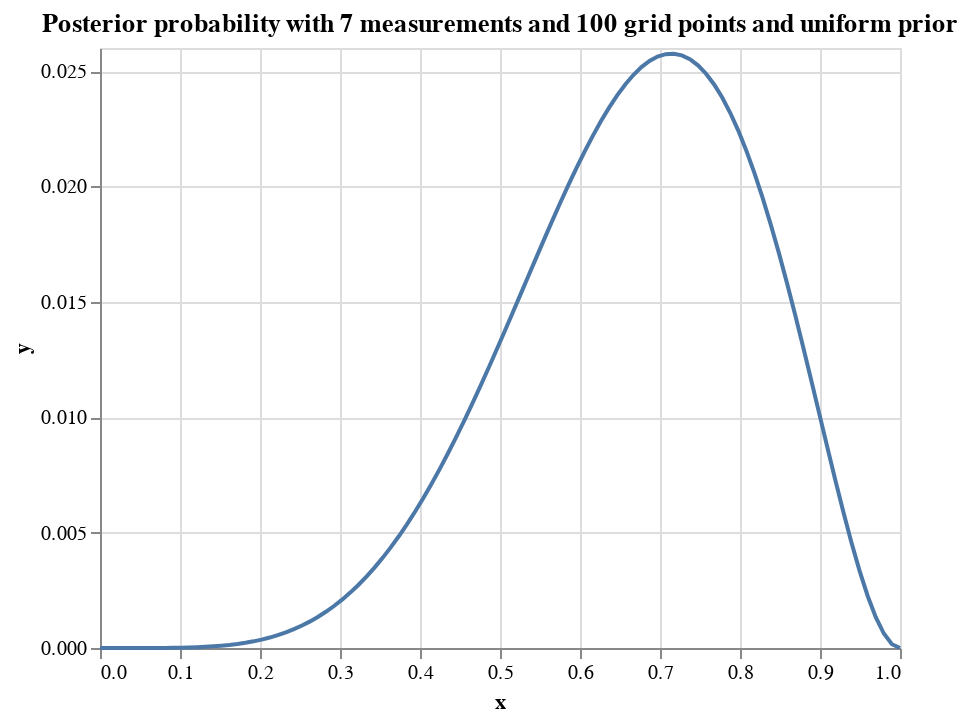

Notebook code cell kept with this figure:
### Code cell
grid_search_posterior_uniform_prior("L,W,W,L,W,W,W", 100)

### Figure 1 — Vega-Lite specification as saved in the notebook (floating-point values rounded to 4 significant figures)
{"config": {"view": {"continuousWidth": 400, "continuousHeight": 300}}, "data": {"name": "data-cea58604f42f28c8deb3a346c73640cd"}, "mark": "line", "encoding": {"x": {"type": "quantitative", "field": "x"}, "y": {"type": "quantitative", "field": "y"}}, "title": "Posterior probability with 7 measurements and 100 grid points and uniform prior", "$schema": "https://vega.github.io/schema/vega-lite/v4.8.1.json", "datasets": {"data-cea58604f42f28c8deb3a346c73640cd": [{"x": 0.0, "y": 0.0}, {"x": 0.0101, "y": 1.749e-10}, {"x": 0.0202, "y": 5.482e-09}, {"x": 0.0303, "y": 4.077e-08}, {"x": 0.0404, "y": 1.683e-07}, {"x": 0.05051, "y": 5.027e-07}, {"x": 0.06061, "y": 1.224e-06}, {"x": 0.07071, "y": 2.59e-06}, {"x": 0.08081, "y": 4.94e-06}, {"x": 0.09091, "y": 8.708e-06}, {"x": 0.101, "y": 1.442e-05}, {"x": 0.1111, "y": 2.271e-05}, {"x": 0.1212, "y": 3.429e-05}, {"x": 0.1313, "y": 5e-05}, {"x": 0.1414, "y": 7.075e-05}, {"x": 0.1515, "y": 9.755e-05}, {"x": 0.1616, "y": 0.0001315}, {"x": 0.1717, "y": 0.0001738}, {"x": 0.1818, "y": 0.0002257}, {"x": 0.1919, "y": 0.0002885}, {"x": 0.202, "y": 0.0003636}, {"x": 0.2121, "y": 0.0004524}, {"x": 0.2222, "y": 0.0005563}, {"x": 0.2323, "y": 0.0006769}, {"x": 0.2424, "y": 0.0008155}, {"x": 0.2525, "y": 0.0009736}, {"x": 0.2626, "y": 0.001153}, {"x": 0.2727, "y": 0.001354}, {"x": 0.2828, "y": 0.00158}, {"x": 0.2929, "y": 0.00183}, {"x": 0.303, "y": 0.002106}, {"x": 0.3131, "y": 0.00241}, {"x": 0.3232, "y": 0.002742}, {"x": 0.3333, "y": 0.003104}, {"x": 0.3434, "y": 0.003495}, {"x": 0.3535, "y": 0.003917}, {"x": 0.3636, "y": 0.004369}, {"x": 0.3737, "y": 0.004853}, {"x": 0.3838, "y": 0.005368}, {"x": 0.3939, "y": 0.005914}, {"x": 0.404, "y": 0.00649}, {"x": 0.4141, "y": 0.007096}, {"x": 0.4242, "y": 0.007731}, {"x": 0.4343, "y": 0.008394}, {"x": 0.4444, "y": 0.009083}, {"x": 0.4545, "y": 0.009797}, {"x": 0.4646, "y": 0.01053}, {"x": 0.4747, "y": 0.01129}, {"x": 0.4848, "y": 0.01207}, {"x": 0.4949, "y": 0.01286}, {"x": 0.5051, "y": 0.01366}, {"x": 0.5152, "y": 0.01447}, {"x": 0.5253, "y": 0.01529}, {"x": 0.5354, "y": 0.01611}, {"x": 0.5455, "y": 0.01693}, {"x": 0.5556, "y": 0.01774}, {"x": 0.5657, "y": 0.01854}, {"x": 0.5758, "y": 0.01932}, {"x": 0.5859, "y": 0.02009}, {"x": 0.596, "y": 0.02083}, {"x": 0.6061, "y": 0.02153}, {"x": 0.6162, "y": 0.0222}, {"x": 0.6263, "y": 0.02283}, {"x": 0.6364, "y": 0.02342}, {"x": 0.6465, "y": 0.02395}, {"x": 0.6566, "y": 0.02442}, {"x": 0.6667, "y": 0.02483}, {"x": 0.6768, "y": 0.02517}, {"x": 0.6869, "y": 0.02544}, {"x": 0.697, "y": 0.02563}, {"x": 0.7071, "y": 0.02573}, {"x": 0.7172, "y": 0.02575}, {"x": 0.7273, "y": 0.02568}, {"x": 0.7374, "y": 0.02551}, {"x": 0.7475, "y": 0.02525}, {"x": 0.7576, "y": 0.02489}, {"x": 0.7677, "y": 0.02442}, {"x": 0.7778, "y": 0.02385}, {"x": 0.7879, "y": 0.02318}, {"x": 0.798, "y": 0.02241}, {"x": 0.8081, "y": 0.02154}, {"x": 0.8182, "y": 0.02057}, {"x": 0.8283, "y": 0.01951}, {"x": 0.8384, "y": 0.01836}, {"x": 0.8485, "y": 0.01713}, {"x": 0.8586, "y": 0.01583}, {"x": 0.8687, "y": 0.01447}, {"x": 0.8788, "y": 0.01307}, {"x": 0.8889, "y": 0.01163}, {"x": 0.899, "y": 0.01017}, {"x": 0.9091, "y": 0.008708}, {"x": 0.9192, "y": 0.007271}, {"x": 0.9293, "y": 0.00588}, {"x": 0.9394, "y": 0.00456}, {"x": 0.9495, "y": 0.00334}, {"x": 0.9596, "y": 0.002254}, {"x": 0.9697, "y": 0.001336}, {"x": 0.9798, "y": 0.0006254}, {"x": 0.9899, "y": 0.0001646}, {"x": 1.0, "y": 0.0}]}}
